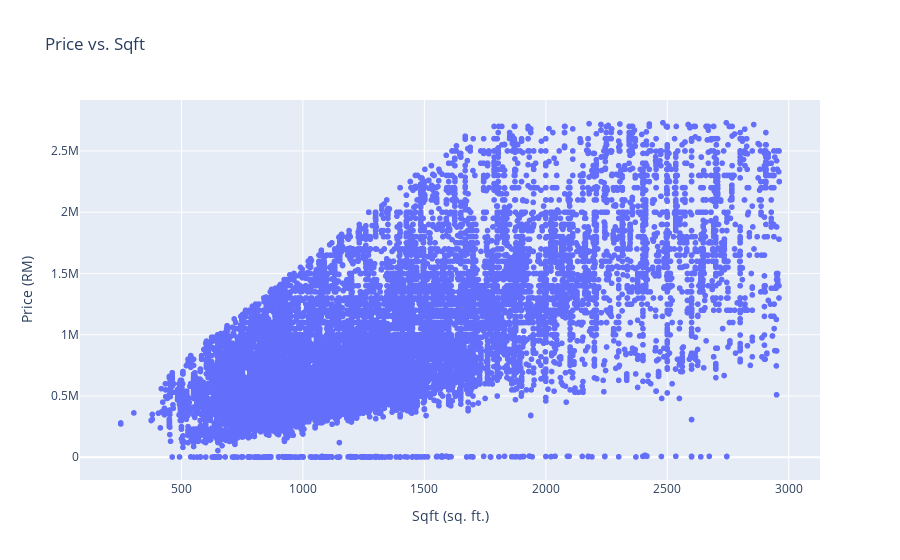

Notebook code cell kept with this figure:
### Markdown cell above
### Distribution Analysis

### Code cell
import matplotlib.pyplot as plt
import matplotlib.ticker as ticker

# Create subplots for histograms
fig, axs = plt.subplots(2, 3, figsize=(12, 8))

# Plot histograms for 'Price', 'Rooms', 'Bathrooms', 'Car Parks', 'Sqft', and 'Price per Sqft'

# Custom formatter function to display numbers in thousands (K) and millions (M)
def custom_formatter(x, pos):
    if x >= 1e6:  # If 1 million or more
        return '{:,.1f}M'.format(x*1e-6)  # Convert to M
    elif x >= 1e3:  # If 1 thousand or more
        return '{:,.0f}K'.format(x*1e-3)  # Convert to K
    else:
        return '{:,.0f}'.format(x)  # No suffix

axs[0, 0].hist(df['Price'], bins=20, color='skyblue')
axs[0, 0].set_title('Price')
axs[0,0].xaxis.set_major_formatter(ticker.FuncFormatter(custom_formatter))

axs[0, 1].hist(df['Rooms'], bins=20, color='lightgreen')
axs[0, 1].set_title('Rooms')

axs[0, 2].hist(df['Bathrooms'], bins=20, color='lightcoral')
axs[0, 2].set_title('Bathrooms')

axs[1, 0].hist(df['Car Parks'], bins=20, color='gold')
axs[1, 0].set_title('Car Parks')

axs[1, 1].hist(df['Sqft'], bins=20, color='lightblue')
axs[1, 1].set_title('Sqft')

axs[1, 2].hist(df['PricePerSqft'], bins=20, color='pink')
axs[1, 2].set_title('Price per Sqft')

# Adjust spacing between subplots
plt.tight_layout()

# Show the plots
plt.show()


# use plotly to create a scatter plot of 'Price' vs 'Sqft'
import plotly.express as px

# Create a scatter plot of 'Price' vs 'Sqft'

fig = px.scatter(df, x='Sqft', y='Price', title='Price vs. Sqft', labels={'Sqft': 'Sqft (sq. ft.)', 'Price': 'Price (RM)'})
fig.show()

### Figure 1 — Plotly figure (JSON) as saved in the notebook; plotly's stock layout.template omitted (floating-point values rounded to 4 significant figures; data arrays with more than 128 entries replaced by an {"elided": "..."} marker saying what was removed)
{"data": [{"hovertemplate": "Sqft (sq. ft.)=%{x}<br>Price (RM)=%{y}<extra></extra>", "legendgroup": "", "marker": {"color": "#636efa", "symbol": "circle"}, "mode": "markers", "name": "", "showlegend": false, "type": "scattergl", "x": {"elided": "32546 int values"}, "xaxis": "x", "y": {"elided": "32546 int values"}, "yaxis": "y"}], "layout": {"legend": {"tracegroupgap": 0}, "title": {"text": "Price vs. Sqft"}, "xaxis": {"anchor": "y", "domain": [0, 1], "title": {"text": "Sqft (sq. ft.)"}}, "yaxis": {"anchor": "x", "domain": [0, 1], "title": {"text": "Price (RM)"}}}}
